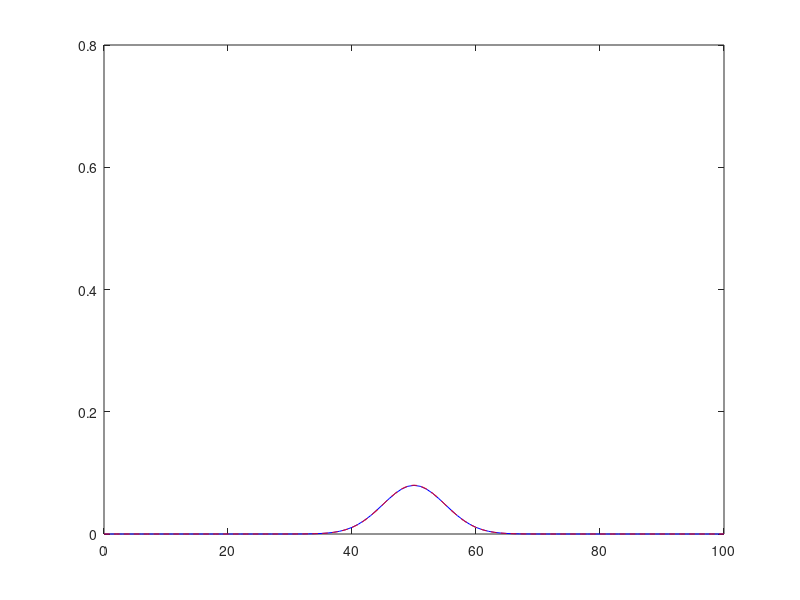

This chart was generated by the following MATLAB code:
clc
clear all
%{
N=16;
p=0.5;
for i=1:N
  n=5*i-3
  
  Bino_pdf=binopdf(0:n,n,p);
  subplot(4,4,i)
  plot(0:n,Bino_pdf)
  hold on
  m=n*p; s=sqrt(n*p*(1-p));
  Norm_pdf=normpdf(0:0.1:n,m,s);
  plot(0:0.1:n,Norm_pdf)
  hold off
end
%}
p = 0.5; 
for n = 1 : 3 : 100 % or n = 1:2:100, or n = 1:5:100
    Bino_pdf = binopdf(0 : n, n, p);
    plot(0 : n, Bino_pdf,'b')
    hold on
    ylim([0 0.8]);
    m=n*p; s=sqrt(n*p*(1-p));
    Norm_pdf=normpdf(0:0.1:n,m,s);
    plot(0:0.1:n,Norm_pdf,'r--')
    hold off
    pause(0.5)
end
